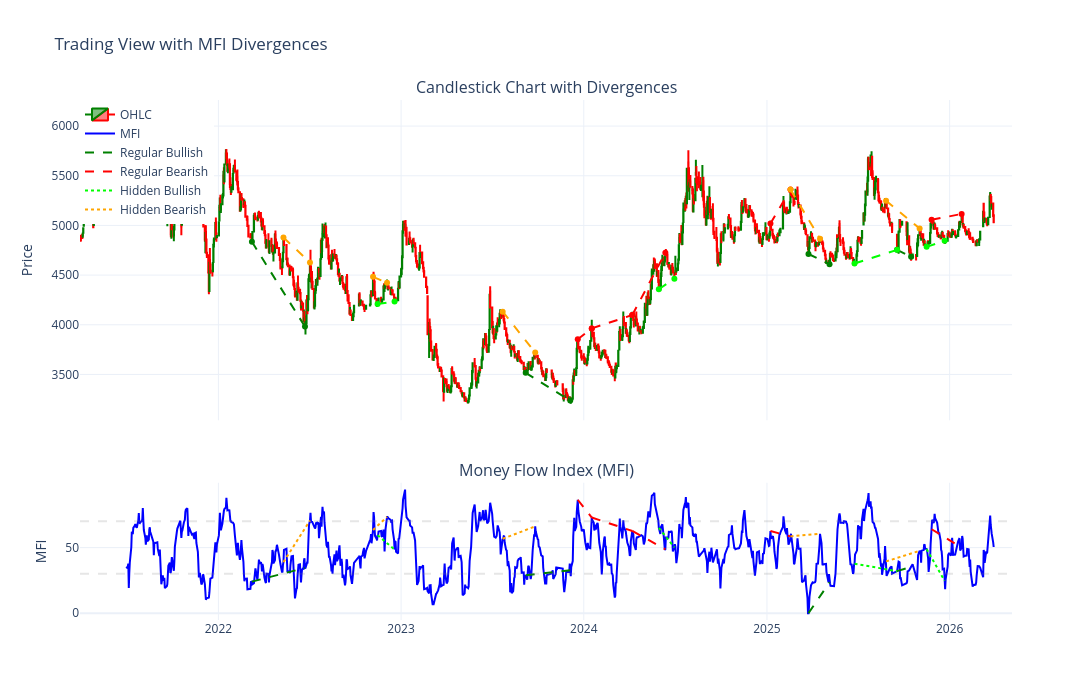

Write notebook code for a chart like this one.
### Code cell
# Plot divergence lines on the chart
fig_div = make_subplots(
    rows=2, cols=1,
    shared_xaxes=True,
    vertical_spacing=0.12,
    row_heights=[0.7, 0.3],
    subplot_titles=("Candlestick Chart with Divergences", "Money Flow Index (MFI)")
)

# Add candlestick chart
fig_div.add_trace(
    go.Candlestick(
        x=df_plot['Date_str'],
        open=df_plot['Open'],
        high=df_plot['High'],
        low=df_plot['Low'],
        close=df_plot['Close'],
        name='OHLC',
        increasing_line_color='green',
        decreasing_line_color='red',
    ),
    row=1, col=1
)

# Add MFI
fig_div.add_trace(
    go.Scatter(
        x=df_plot['Date_str'],
        y=df_plot['mfi'],
        mode='lines',
        name='MFI',
        line=dict(color='blue', width=2)
      
    ),
    row=2, col=1
)

# Regular Bullish on PRICE
for p1, p2 in regular_bullish:
    fig_div.add_trace(
        go.Scatter(
            x=[df_plot['Date_str'].iloc[p1], df_plot['Date_str'].iloc[p2]],
            y=[df_plot['Close'].iloc[p1], df_plot['Close'].iloc[p2]],
            mode='lines+markers',
            line=dict(color='green', dash='dash', width=2),
            showlegend=False,
            hovertemplate='Regular Bullish<extra></extra>'
        ),
        row=1, col=1
    )

# Regular Bearish on PRICE
for p1, p2 in regular_bearish:
    fig_div.add_trace(
        go.Scatter(
            x=[df_plot['Date_str'].iloc[p1], df_plot['Date_str'].iloc[p2]],
            y=[df_plot['Close'].iloc[p1], df_plot['Close'].iloc[p2]],
            mode='lines+markers',
            line=dict(color='red', dash='dash', width=2),
            showlegend=False,
            hovertemplate='Regular Bearish<extra></extra>'
        ),
        row=1, col=1
    )

# Hidden Bullish on PRICE
for p1, p2 in hidden_bullish:
    fig_div.add_trace(
        go.Scatter(
            x=[df_plot['Date_str'].iloc[p1], df_plot['Date_str'].iloc[p2]],
            y=[df_plot['Close'].iloc[p1], df_plot['Close'].iloc[p2]],
            mode='lines+markers',
            line=dict(color='lime', dash='dash', width=2),
            showlegend=False,
            hovertemplate='Hidden Bullish<extra></extra>'
        ),
        row=1, col=1
    )

# Hidden Bearish on PRICE
for p1, p2 in hidden_bearish:
    fig_div.add_trace(
        go.Scatter(
            x=[df_plot['Date_str'].iloc[p1], df_plot['Date_str'].iloc[p2]],
            y=[df_plot['Close'].iloc[p1], df_plot['Close'].iloc[p2]],
            mode='lines+markers',
            line=dict(color='orange', dash='dash', width=2),
            showlegend=False,
            hovertemplate='Hidden Bearish<extra></extra>'
        ),
        row=1, col=1
    )

# Regular Bullish on MFI
for p1, p2 in regular_bullish:
    fig_div.add_trace(
        go.Scatter(
            x=[df_plot['Date_str'].iloc[p1], df_plot['Date_str'].iloc[p2]],
            y=[df_plot['mfi'].iloc[p1], df_plot['mfi'].iloc[p2]],
            mode='lines',
            line=dict(color='green', dash='dash', width=2),
            showlegend=False,
            hovertemplate='Regular Bullish<extra></extra>'
        ),
        row=2, col=1
    )

# Regular Bearish on MFI
for p1, p2 in regular_bearish:
    fig_div.add_trace(
        go.Scatter(
            x=[df_plot['Date_str'].iloc[p1], df_plot['Date_str'].iloc[p2]],
            y=[df_plot['mfi'].iloc[p1], df_plot['mfi'].iloc[p2]],
            mode='lines',
            line=dict(color='red', dash='dash', width=2),
            showlegend=False,
            hovertemplate='Regular Bearish<extra></extra>'
        ),
        row=2, col=1
    )

# Hidden Bullish on MFI
for p1, p2 in hidden_bullish:
    fig_div.add_trace(
        go.Scatter(
            x=[df_plot['Date_str'].iloc[p1], df_plot['Date_str'].iloc[p2]],
            y=[df_plot['mfi'].iloc[p1], df_plot['mfi'].iloc[p2]],
            mode='lines',
            line=dict(color='lime', dash='dot', width=2),
            showlegend=False,
            hovertemplate='Hidden Bullish<extra></extra>'
        ),
        row=2, col=1
    )

# Hidden Bearish on MFI
for p1, p2 in hidden_bearish:
    fig_div.add_trace(
        go.Scatter(
            x=[df_plot['Date_str'].iloc[p1], df_plot['Date_str'].iloc[p2]],
            y=[df_plot['mfi'].iloc[p1], df_plot['mfi'].iloc[p2]],
            mode='lines',
            line=dict(color='orange', dash='dot', width=2),
            showlegend=False,
            hovertemplate='Hidden Bearish<extra></extra>'
        ),
        row=2, col=1
    )

# Add overbought/oversold lines (faded)
fig_div.add_hline(y=70, line_dash="dash", line_color="rgba(128, 128, 128, 0.2)", row=2)
fig_div.add_hline(y=30, line_dash="dash", line_color="rgba(128, 128, 128, 0.2)", row=2)

# Add legend entries manually
fig_div.add_trace(go.Scatter(x=[None], y=[None], mode='lines', 
                         line=dict(color='green', dash='dash', width=2), 
                         name='Regular Bullish'), row=1, col=1)
fig_div.add_trace(go.Scatter(x=[None], y=[None], mode='lines', 
                         line=dict(color='red', dash='dash', width=2), 
                         name='Regular Bearish'), row=1, col=1)
fig_div.add_trace(go.Scatter(x=[None], y=[None], mode='lines', 
                         line=dict(color='lime', dash='dot', width=2), 
                         name='Hidden Bullish'), row=1, col=1)
fig_div.add_trace(go.Scatter(x=[None], y=[None], mode='lines', 
                         line=dict(color='orange', dash='dot', width=2), 
                         name='Hidden Bearish'), row=1, col=1)

# Update layout
fig_div.update_layout(
    height=700,
    width=1400,
    title_text="Trading View with MFI Divergences",
    xaxis_rangeslider_visible=False,
    hovermode='x unified',
    template='plotly_white',
    legend=dict(x=0, y=1)
)

fig_div.update_yaxes(title_text="Price", row=1, col=1)
fig_div.update_yaxes(title_text="MFI", row=2, col=1)

# Print summary
print(f"Regular Bullish Divergences: {len(regular_bullish)}")
print(f"Regular Bearish Divergences: {len(regular_bearish)}")
print(f"Hidden Bullish Divergences: {len(hidden_bullish)}")
print(f"Hidden Bearish Divergences: {len(hidden_bearish)}")

fig_div.show()

### Figure 1 — Plotly figure (JSON) as saved in the notebook; plotly's stock layout.template omitted (floating-point values rounded to 4 significant figures; data arrays with more than 128 entries replaced by an {"elided": "..."} marker saying what was removed)
{"data": [{"close": {"elided": "1158 float values"}, "decreasing": {"line": {"color": "red"}}, "high": {"elided": "1158 float values"}, "increasing": {"line": {"color": "green"}}, "low": {"elided": "1158 float values"}, "name": "OHLC", "open": {"elided": "1158 float values"}, "type": "candlestick", "x": {"elided": "1158 str values"}, "xaxis": "x", "yaxis": "y"}, {"line": {"color": "blue", "width": 2}, "mode": "lines", "name": "MFI", "type": "scatter", "x": {"elided": "1158 str values"}, "xaxis": "x2", "y": {"elided": "1158 float values"}, "yaxis": "y2"}, {"hovertemplate": "Regular Bullish<extra></extra>", "line": {"color": "green", "dash": "dash", "width": 2}, "mode": "lines+markers", "showlegend": false, "type": "scatter", "x": ["2022-03-09", "2022-06-23"], "xaxis": "x", "y": [4835.0, 3982.0], "yaxis": "y"}, {"hovertemplate": "Regular Bullish<extra></extra>", "line": {"color": "green", "dash": "dash", "width": 2}, "mode": "lines+markers", "showlegend": false, "type": "scatter", "x": ["2023-09-07", "2023-12-05"], "xaxis": "x", "y": [3517.0, 3237.0], "yaxis": "y"}, {"hovertemplate": "Regular Bullish<extra></extra>", "line": {"color": "green", "dash": "dash", "width": 2}, "mode": "lines+markers", "showlegend": false, "type": "scatter", "x": ["2025-03-25", "2025-05-06"], "xaxis": "x", "y": [4713.0, 4609.0], "yaxis": "y"}, {"hovertemplate": "Regular Bullish<extra></extra>", "line": {"color": "green", "dash": "dash", "width": 2}, "mode": "lines+markers", "showlegend": false, "type": "scatter", "x": ["2025-09-18", "2025-10-16"], "xaxis": "x", "y": [4754.0, 4685.0], "yaxis": "y"}, {"hovertemplate": "Regular Bearish<extra></extra>", "line": {"color": "red", "dash": "dash", "width": 2}, "mode": "lines+markers", "showlegend": false, "type": "scatter", "x": ["2023-12-20", "2024-01-17"], "xaxis": "x", "y": [3854.0, 3964.0], "yaxis": "y"}, {"hovertemplate": "Regular Bearish<extra></extra>", "line": {"color": "red", "dash": "dash", "width": 2}, "mode": "lines+markers", "showlegend": false, "type": "scatter", "x": ["2024-01-17", "2024-04-07"], "xaxis": "x", "y": [3964.0, 4098.0], "yaxis": "y"}, {"hovertemplate": "Regular Bearish<extra></extra>", "line": {"color": "red", "dash": "dash", "width": 2}, "mode": "lines+markers", "showlegend": false, "type": "scatter", "x": ["2024-04-07", "2024-06-12"], "xaxis": "x", "y": [4098.0, 4724.0], "yaxis": "y"}, {"hovertemplate": "Regular Bearish<extra></extra>", "line": {"color": "red", "dash": "dash", "width": 2}, "mode": "lines+markers", "showlegend": false, "type": "scatter", "x": ["2025-01-08", "2025-02-17"], "xaxis": "x", "y": [5019.0, 5362.0], "yaxis": "y"}, {"hovertemplate": "Regular Bearish<extra></extra>", "line": {"color": "red", "dash": "dash", "width": 2}, "mode": "lines+markers", "showlegend": false, "type": "scatter", "x": ["2025-11-26", "2026-01-25"], "xaxis": "x", "y": [5056.0, 5116.0], "yaxis": "y"}, {"hovertemplate": "Hidden Bullish<extra></extra>", "line": {"color": "lime", "dash": "dash", "width": 2}, "mode": "lines+markers", "showlegend": false, "type": "scatter", "x": ["2022-11-15", "2022-12-19"], "xaxis": "x", "y": [4208.0, 4235.0], "yaxis": "y"}, {"hovertemplate": "Hidden Bullish<extra></extra>", "line": {"color": "lime", "dash": "dash", "width": 2}, "mode": "lines+markers", "showlegend": false, "type": "scatter", "x": ["2024-05-30", "2024-06-30"], "xaxis": "x", "y": [4358.0, 4465.0], "yaxis": "y"}, {"hovertemplate": "Hidden Bullish<extra></extra>", "line": {"color": "lime", "dash": "dash", "width": 2}, "mode": "lines+markers", "showlegend": false, "type": "scatter", "x": ["2025-06-25", "2025-09-18"], "xaxis": "x", "y": [4617.0, 4754.0], "yaxis": "y"}, {"hovertemplate": "Hidden Bullish<extra></extra>", "line": {"color": "lime", "dash": "dash", "width": 2}, "mode": "lines+markers", "showlegend": false, "type": "scatter", "x": ["2025-11-16", "2025-12-22"], "xaxis": "x", "y": [4785.0, 4845.0], "yaxis": "y"}, {"hovertemplate": "Hidden Bearish<extra></extra>", "line": {"color": "orange", "dash": "dash", "width": 2}, "mode": "lines+markers", "showlegend": false, "type": "scatter", "x": ["2022-05-11", "2022-07-03"], "xaxis": "x", "y": [4879.0, 4627.0], "yaxis": "y"}, {"hovertemplate": "Hidden Bearish<extra></extra>", "line": {"color": "orange", "dash": "dash", "width": 2}, "mode": "lines+markers", "showlegend": false, "type": "scatter", "x": ["2022-11-06", "2022-12-04"], "xaxis": "x", "y": [4483.0, 4422.0], "yaxis": "y"}, {"hovertemplate": "Hidden Bearish<extra></extra>", "line": {"color": "orange", "dash": "dash", "width": 2}, "mode": "lines+markers", "showlegend": false, "type": "scatter", "x": ["2023-07-23", "2023-09-26"], "xaxis": "x", "y": [4132.0, 3721], "yaxis": "y"}, {"hovertemplate": "Hidden Bearish<extra></extra>", "line": {"color": "orange", "dash": "dash", "width": 2}, "mode": "lines+markers", "showlegend": false, "type": "scatter", "x": ["2025-02-17", "2025-04-17"], "xaxis": "x", "y": [5362.0, 4866.0], "yaxis": "y"}, {"hovertemplate": "Hidden Bearish<extra></extra>", "line": {"color": "orange", "dash": "dash", "width": 2}, "mode": "lines+markers", "showlegend": false, "type": "scatter", "x": ["2025-08-27", "2025-11-02"], "xaxis": "x", "y": [5248.0, 4970.0], "yaxis": "y"}, {"hovertemplate": "Regular Bullish<extra></extra>", "line": {"color": "green", "dash": "dash", "width": 2}, "mode": "lines", "showlegend": false, "type": "scatter", "x": ["2022-03-09", "2022-06-23"], "xaxis": "x2", "y": [24.04, 34.44], "yaxis": "y2"}, {"hovertemplate": "Regular Bullish<extra></extra>", "line": {"color": "green", "dash": "dash", "width": 2}, "mode": "lines", "showlegend": false, "type": "scatter", "x": ["2023-09-07", "2023-12-05"], "xaxis": "x2", "y": [28.86, 32.67], "yaxis": "y2"}, {"hovertemplate": "Regular Bullish<extra></extra>", "line": {"color": "green", "dash": "dash", "width": 2}, "mode": "lines", "showlegend": false, "type": "scatter", "x": ["2025-03-25", "2025-05-06"], "xaxis": "x2", "y": [0, 23.43], "yaxis": "y2"}, {"hovertemplate": "Regular Bullish<extra></extra>", "line": {"color": "green", "dash": "dash", "width": 2}, "mode": "lines", "showlegend": false, "type": "scatter", "x": ["2025-09-18", "2025-10-16"], "xaxis": "x2", "y": [32.03, 35.41], "yaxis": "y2"}, {"hovertemplate": "Regular Bearish<extra></extra>", "line": {"color": "red", "dash": "dash", "width": 2}, "mode": "lines", "showlegend": false, "type": "scatter", "x": ["2023-12-20", "2024-01-17"], "xaxis": "x2", "y": [86.48, 72.92], "yaxis": "y2"}, {"hovertemplate": "Regular Bearish<extra></extra>", "line": {"color": "red", "dash": "dash", "width": 2}, "mode": "lines", "showlegend": false, "type": "scatter", "x": ["2024-01-17", "2024-04-07"], "xaxis": "x2", "y": [72.92, 62.67], "yaxis": "y2"}, {"hovertemplate": "Regular Bearish<extra></extra>", "line": {"color": "red", "dash": "dash", "width": 2}, "mode": "lines", "showlegend": false, "type": "scatter", "x": ["2024-04-07", "2024-06-12"], "xaxis": "x2", "y": [62.67, 48.67], "yaxis": "y2"}, {"hovertemplate": "Regular Bearish<extra></extra>", "line": {"color": "red", "dash": "dash", "width": 2}, "mode": "lines", "showlegend": false, "type": "scatter", "x": ["2025-01-08", "2025-02-17"], "xaxis": "x2", "y": [62.61, 58.54], "yaxis": "y2"}, {"hovertemplate": "Regular Bearish<extra></extra>", "line": {"color": "red", "dash": "dash", "width": 2}, "mode": "lines", "showlegend": false, "type": "scatter", "x": ["2025-11-26", "2026-01-25"], "xaxis": "x2", "y": [63.96, 49.95], "yaxis": "y2"}, {"hovertemplate": "Hidden Bullish<extra></extra>", "line": {"color": "lime", "dash": "dot", "width": 2}, "mode": "lines", "showlegend": false, "type": "scatter", "x": ["2022-11-15", "2022-12-19"], "xaxis": "x2", "y": [59.47, 48.48], "yaxis": "y2"}, {"hovertemplate": "Hidden Bullish<extra></extra>", "line": {"color": "lime", "dash": "dot", "width": 2}, "mode": "lines", "showlegend": false, "type": "scatter", "x": ["2024-05-30", "2024-06-30"], "xaxis": "x2", "y": [65.05, 50.11], "yaxis": "y2"}, {"hovertemplate": "Hidden Bullish<extra></extra>", "line": {"color": "lime", "dash": "dot", "width": 2}, "mode": "lines", "showlegend": false, "type": "scatter", "x": ["2025-06-25", "2025-09-18"], "xaxis": "x2", "y": [37.66, 32.03], "yaxis": "y2"}, {"hovertemplate": "Hidden Bullish<extra></extra>", "line": {"color": "lime", "dash": "dot", "width": 2}, "mode": "lines", "showlegend": false, "type": "scatter", "x": ["2025-11-16", "2025-12-22"], "xaxis": "x2", "y": [48.88, 24.65], "yaxis": "y2"}, {"hovertemplate": "Hidden Bearish<extra></extra>", "line": {"color": "orange", "dash": "dot", "width": 2}, "mode": "lines", "showlegend": false, "type": "scatter", "x": ["2022-05-11", "2022-07-03"], "xaxis": "x2", "y": [38.92, 70.65], "yaxis": "y2"}, {"hovertemplate": "Hidden Bearish<extra></extra>", "line": {"color": "orange", "dash": "dot", "width": 2}, "mode": "lines", "showlegend": false, "type": "scatter", "x": ["2022-11-06", "2022-12-04"], "xaxis": "x2", "y": [63.46, 73.35], "yaxis": "y2"}, {"hovertemplate": "Hidden Bearish<extra></extra>", "line": {"color": "orange", "dash": "dot", "width": 2}, "mode": "lines", "showlegend": false, "type": "scatter", "x": ["2023-07-23", "2023-09-26"], "xaxis": "x2", "y": [56.7, 66.16], "yaxis": "y2"}, {"hovertemplate": "Hidden Bearish<extra></extra>", "line": {"color": "orange", "dash": "dot", "width": 2}, "mode": "lines", "showlegend": false, "type": "scatter", "x": ["2025-02-17", "2025-04-17"], "xaxis": "x2", "y": [58.54, 60.51], "yaxis": "y2"}, {"hovertemplate": "Hidden Bearish<extra></extra>", "line": {"color": "orange", "dash": "dot", "width": 2}, "mode": "lines", "showlegend": false, "type": "scatter", "x": ["2025-08-27", "2025-11-02"], "xaxis": "x2", "y": [39.46, 47.53], "yaxis": "y2"}, {"line": {"color": "green", "dash": "dash", "width": 2}, "mode": "lines", "name": "Regular Bullish", "type": "scatter", "x": [null], "xaxis": "x", "y": [null], "yaxis": "y"}, {"line": {"color": "red", "dash": "dash", "width": 2}, "mode": "lines", "name": "Regular Bearish", "type": "scatter", "x": [null], "xaxis": "x", "y": [null], "yaxis": "y"}, {"line": {"color": "lime", "dash": "dot", "width": 2}, "mode": "lines", "name": "Hidden Bullish", "type": "scatter", "x": [null], "xaxis": "x", "y": [null], "yaxis": "y"}, {"line": {"color": "orange", "dash": "dot", "width": 2}, "mode": "lines", "name": "Hidden Bearish", "type": "scatter", "x": [null], "xaxis": "x", "y": [null], "yaxis": "y"}], "layout": {"annotations": [{"font": {"size": 16}, "showarrow": false, "text": "Candlestick Chart with Divergences", "x": 0.5, "xanchor": "center", "xref": "paper", "y": 1, "yanchor": "bottom", "yref": "paper"}, {"font": {"size": 16}, "showarrow": false, "text": "Money Flow Index (MFI)", "x": 0.5, "xanchor": "center", "xref": "paper", "y": 0.264, "yanchor": "bottom", "yref": "paper"}], "height": 700, "hovermode": "x unified", "legend": {"x": 0, "y": 1}, "shapes": [{"line": {"color": "rgba(128, 128, 128, 0.2)", "dash": "dash"}, "type": "line", "x0": 0, "x1": 1, "xref": "x2 domain", "y0": 70, "y1": 70, "yref": "y2"}, {"line": {"color": "rgba(128, 128, 128, 0.2)", "dash": "dash"}, "type": "line", "x0": 0, "x1": 1, "xref": "x2 domain", "y0": 30, "y1": 30, "yref": "y2"}], "title": {"text": "Trading View with MFI Divergences"}, "width": 1400, "xaxis": {"anchor": "y", "autorange": true, "domain": [0, 1], "matches": "x2", "range": ["2021-03-30 12:00", "2026-05-03 15:10:04.7264"], "rangeslider": {"visible": false, "yaxis": {}}, "showspikes": true, "showticklabels": false, "type": "date"}, "xaxis2": {"anchor": "y2", "autorange": true, "domain": [0, 1], "range": ["2021-03-30 12:00", "2026-05-03 15:10:04.7264"], "showspikes": true, "type": "date"}, "yaxis": {"anchor": "x", "autorange": true, "domain": [0.384, 1], "range": [3038.0, 6262.0], "showspikes": false, "title": {"text": "Price"}, "type": "linear"}, "yaxis2": {"anchor": "x2", "autorange": true, "domain": [0, 0.264], "range": [-5.235, 99.47], "showspikes": false, "title": {"text": "MFI"}, "type": "linear"}}}
